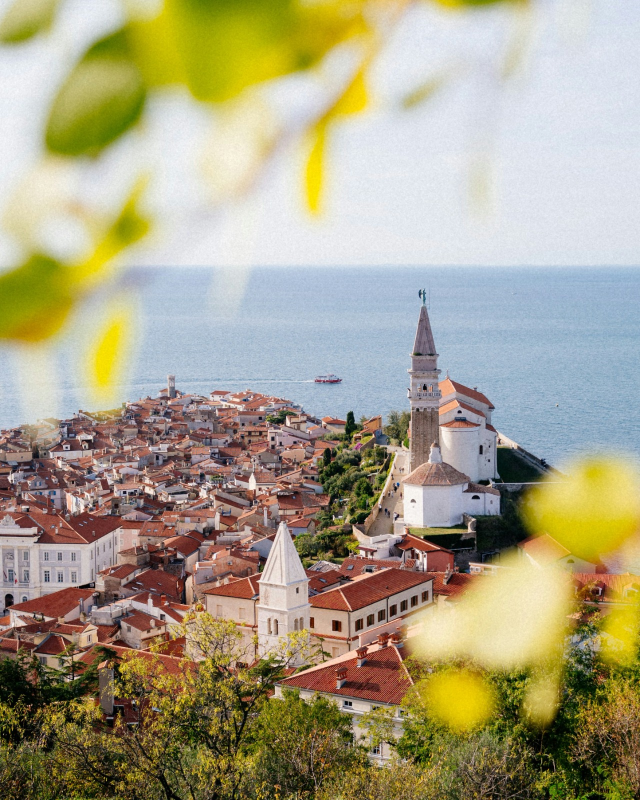
#> input picture Experiment 5 - Solutions by students/colourful.jpeg, 1280 x 1600 px (shown at 1/2 size)
$ python exp05.py
#> lines starting #> are read from the running program, lines starting #| are printed output that depends on the picture
import os
import cv2
import numpy as np
import matplotlib.pyplot as plt
from skimage.feature import hog
from skimage import exposure

# ==============================================================================
# STEP 1 & 2: Load real-world image, convert to grayscale, and preprocess
# ==============================================================================
image_path = "colourful.jpeg"

if not os.path.exists(image_path):
    script_dir = os.path.dirname(os.path.abspath(__file__))
    image_path = os.path.join(script_dir, "colourful.jpeg")

img_bgr = cv2.imread(image_path)
#> img_bgr is the input picture: shape (1600, 1280, 3); mean B, G, R 132.8, 160.5, 167.8

if img_bgr is None:
    # Synthetic fallback if image is missing
    img_bgr = np.zeros((300, 300, 3), dtype=np.uint8)
    cv2.rectangle(img_bgr, (60, 60), (240, 240), (200, 150, 50), -1)
    cv2.circle(img_bgr, (150, 150), 50, (50, 50, 200), -1)

# Convert to grayscale
img_gray = cv2.cvtColor(img_bgr, cv2.COLOR_BGR2GRAY)
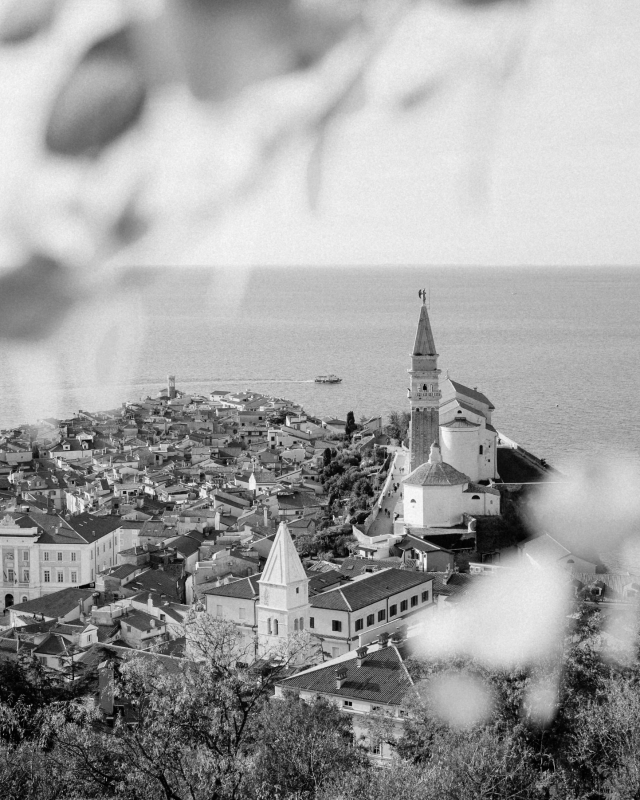
#> img_gray: shape (1600, 1280) (shown at 1/2 size); min 0, max 253, mean 159.5

# ==============================================================================
# STEP 3 & 4: SIFT Feature Extraction & Keypoint Visualization
# ==============================================================================
sift = cv2.SIFT_create()
keypoints, descriptors = sift.detectAndCompute(img_gray, None)
#> keypoints = 15414 keypoints; strongest (x, y, size): (673, 1251, 13.2), (919, 824, 4.6), (249, 985, 4.2), (1054, 1478, 2.2)

# Draw rich keypoints (indicating scale and orientation)
img_sift_keypoints = cv2.drawKeypoints(
    img_gray,
    keypoints,
    None,
    flags=cv2.DRAW_MATCHES_FLAGS_DRAW_RICH_KEYPOINTS
)
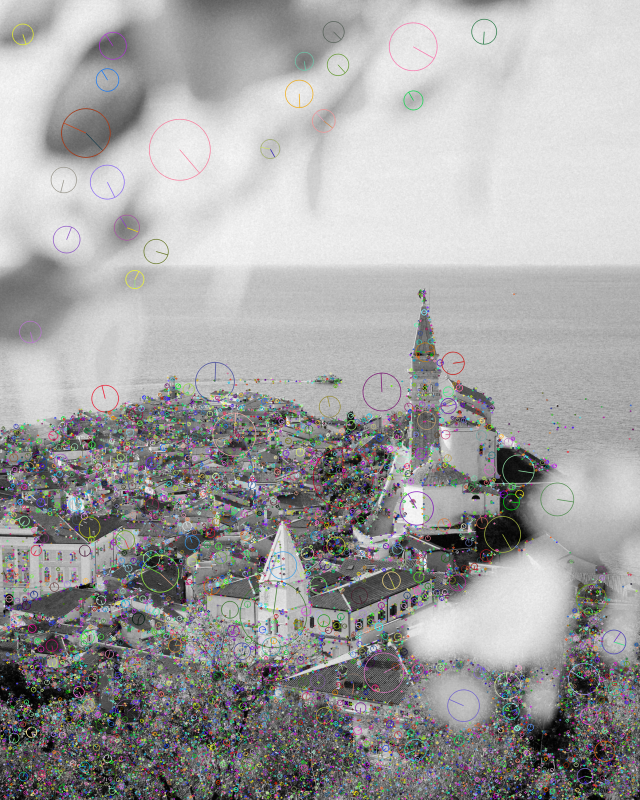
#> img_sift_keypoints: shape (1600, 1280, 3) (shown at 1/2 size); mean of channels 0, 1, 2 161.5, 161.5, 161.8; drawn as B, G, R

# ==============================================================================
# STEP 5 & 6: HOG Feature Extraction & Gradient Visualization
# ==============================================================================
# Extract HOG features and gradient visualization using scikit-image
hog_features, hog_image = hog(
    img_gray,
    orientations=9,
    pixels_per_cell=(16, 16),
    cells_per_block=(2, 2),
    visualize=True,
    channel_axis=None
)
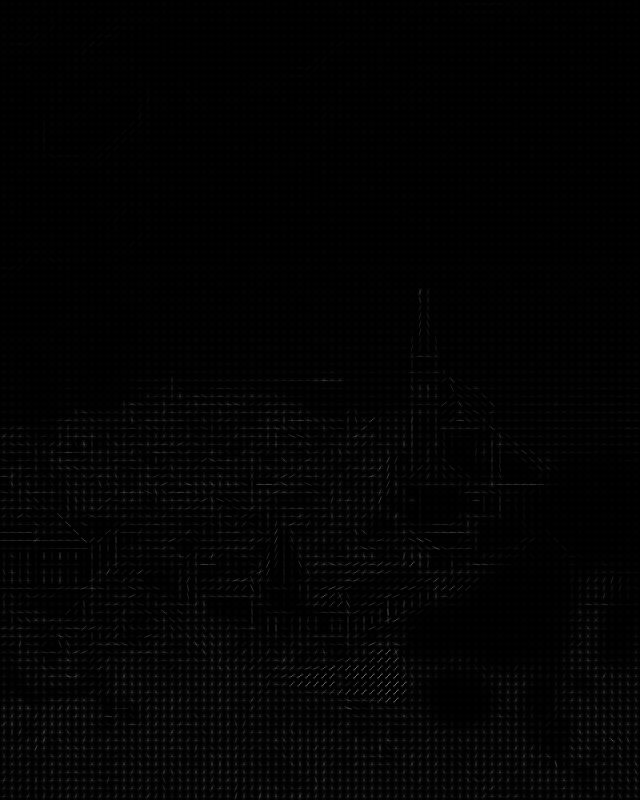
#> hog_image: shape (1600, 1280) float64 (shown at 1/2 size); min 0, max 86.52, mean 1; drawn with min black and max white

# Rescale intensity for clearer gradient visualization
hog_image_rescaled = exposure.rescale_intensity(hog_image, in_range=(0, 10))
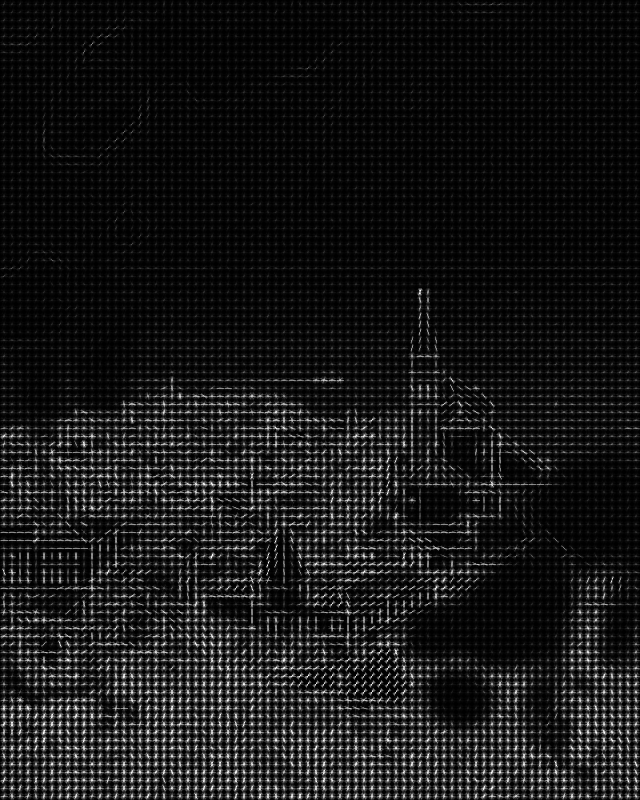
#> hog_image_rescaled: shape (1600, 1280) float64 (shown at 1/2 size); min 0, max 1, mean 0.0929

# ==============================================================================
# STEP 7 & 8: Image Matching using SIFT Features
# ==============================================================================
# Create a transformed secondary image (rotated and scaled) to test invariance
rows, cols = img_gray.shape
#> rows = 1600; cols = 1280
M_transform = cv2.getRotationMatrix2D((cols // 2, rows // 2), angle=35, scale=0.85)
img_transformed = cv2.warpAffine(img_gray, M_transform, (cols, rows))
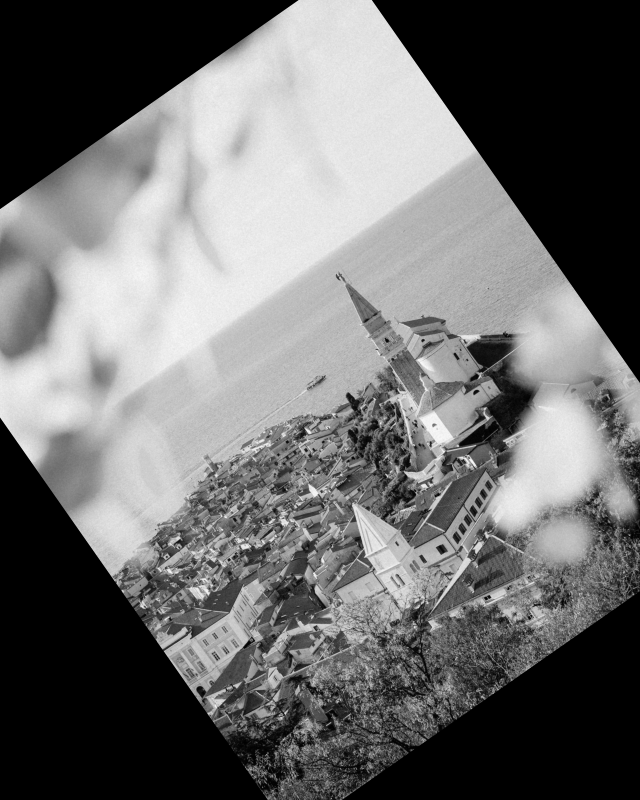
#> img_transformed: shape (1600, 1280) (shown at 1/2 size); min 0, max 251, mean 108.9

# Detect SIFT keypoints on the second image
kp2, des2 = sift.detectAndCompute(img_transformed, None)
#> kp2 = 11292 keypoints; strongest (x, y, size): (846, 681, 3.9), (458, 1119, 3.6), (612, 900, 4.5), (979, 1194, 4)

# FLANN-based descriptor matcher with Lowe's ratio test
FLANN_INDEX_KDTREE = 1
index_params = dict(algorithm=FLANN_INDEX_KDTREE, trees=5)
search_params = dict(checks=50)
flann = cv2.FlannBasedMatcher(index_params, search_params)

matches = flann.knnMatch(descriptors, des2, k=2)
#> matches = 15414 matches

good_matches = []
for m, n in matches:
    if m.distance < 0.75 * n.distance:
        good_matches.append(m)
#> after the loop, good_matches = 7275 matches

# Draw top 30 matching keypoint pairs
img_matches = cv2.drawMatches(
    img_gray, keypoints,
    img_transformed, kp2,
    good_matches[:30], None,
    flags=cv2.DrawMatchesFlags_NOT_DRAW_SINGLE_POINTS
)
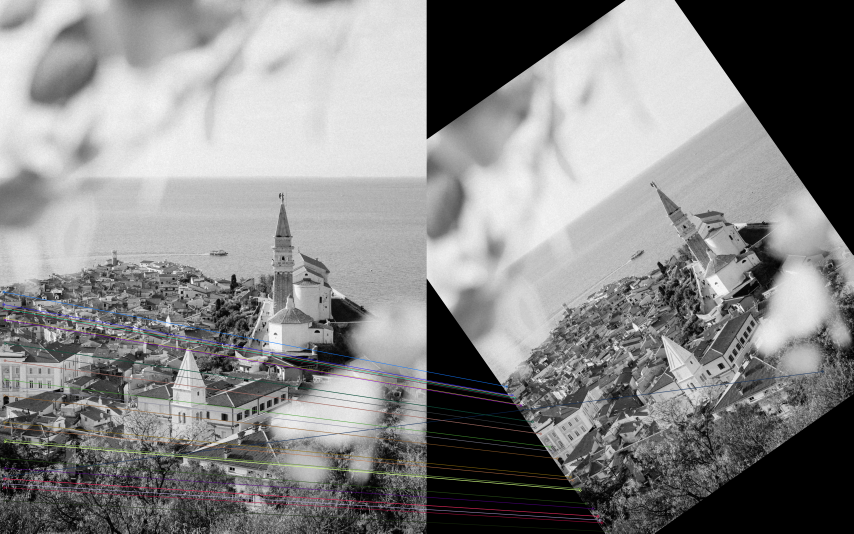
#> img_matches: shape (1600, 2560, 3) (shown at 1/3 size); mean of channels 0, 1, 2 134.4, 134.4, 134.6; drawn as B, G, R

# ==============================================================================
# STEP 9: Visualize and Save Outputs
# ==============================================================================
plt.figure(figsize=(15, 10))

# Display Original Image
plt.subplot(2, 2, 1)
plt.imshow(cv2.cvtColor(img_bgr, cv2.COLOR_BGR2RGB))
plt.title("Step 1: Original Image", fontsize=11)
plt.axis("off")

# Display SIFT Keypoints
plt.subplot(2, 2, 2)
plt.imshow(img_sift_keypoints)
plt.title(f"Step 4: SIFT Keypoints (Count: {len(keypoints)})", fontsize=11)
plt.axis("off")

# Display HOG Orientations
plt.subplot(2, 2, 3)
plt.imshow(hog_image_rescaled, cmap="gray")
plt.title(f"Step 6: HOG Gradient Features ({len(hog_features)} dims)", fontsize=11)
plt.axis("off")

# Display SIFT Matching
plt.subplot(2, 2, 4)
plt.imshow(img_matches)
plt.title(f"Step 8: SIFT Keypoint Matches ({len(good_matches)} valid matches)", fontsize=11)
plt.axis("off")

plt.tight_layout()

output_file = "exp5_sift_hog_output.png"
plt.savefig(output_file, dpi=300)
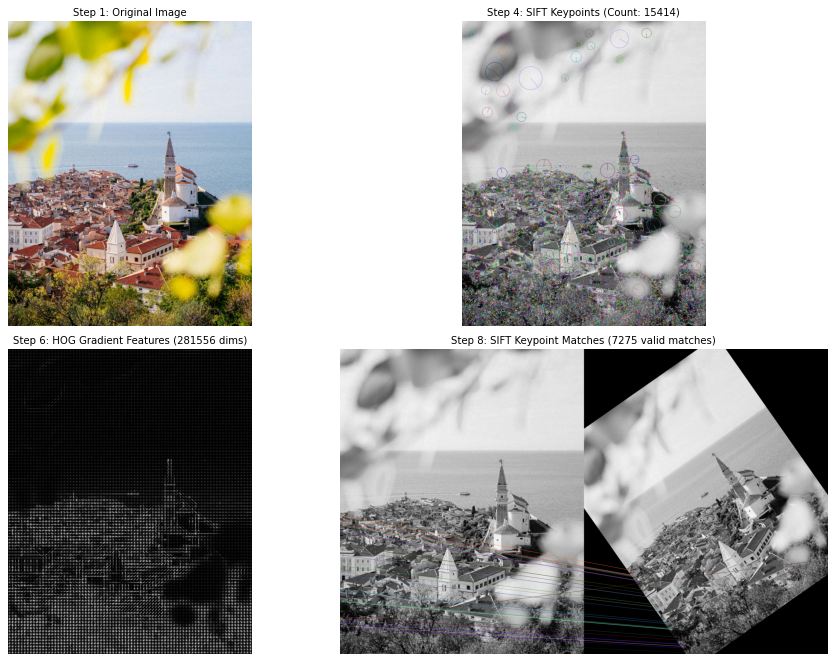
#> figure drawn by matplotlib, 4 panels
print(f"Output successfully saved as '{output_file}'.")

plt.show(block=True)

# ==============================================================================
# STEP 10: Analytical Documentation & Observations
# ==============================================================================
print("\n--- Step 10: Analytical Observations ---")
print("1. SIFT: Sparse local feature detector. Extremely robust to geometric rotation, scale, and affine skew.")
print("2. HOG: Dense global structure descriptor. Captures edge directions and silhouettes, ideal for pedestrian/object shapes.")
print("3. Feature Matching: SIFT reliably correlates corresponding points across scaled and rotated variations.")
